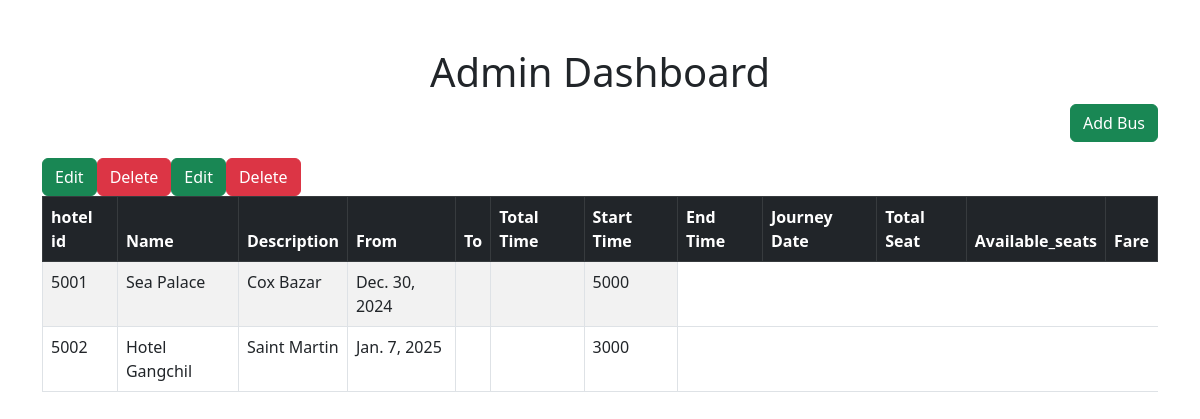
/adminn_hotel/, run on the app's committed database.
### myapp/models.py (models this page shows, shortened)
class Hotel(models.Model):
    hotel_id=models.CharField(max_length=10, primary_key=True)
    hotel_name=models.CharField(max_length=255)
    hotel_location=models.CharField(max_length=255)
    journey_date=models.DateField()
    total_rooms=models.IntegerField()
    available_rooms=models.IntegerField()
    price=models.IntegerField()

### myapp/views.py (the view)
# urls.py: path('adminn_hotel/', views.adminn_hotel, name='adminn_hotel'),
def adminn_hotel(request):
    hotels = Hotel.objects.all()
    return render(request, 'adminn_hotel.html', {'hotels': hotels})

### myapp/templates/adminn_hotel.html (shortened to what this page needs)
<!DOCTYPE html>
<html lang="en">
<head>
    <link href="https://cdn.jsdelivr.net/npm/bootstrap@5.3.0-alpha3/dist/css/bootstrap.min.css" rel="stylesheet">
</head>
<body>
    <div class="container mt-5">
        <h1 class="text-center">Admin Dashboard</h1>
        <div class="text-end mb-3">
            <a href="{% url 'ad_add_hotel' %}" class="btn btn-success">Add Bus</a>
        </div>
        <table class="table table-bordered table-striped">
            <thead class="table-dark">
                <tr>
                    <th> hotel id</th>
                    <th>Name</th>
                    <th>Description</th>
                    <th>From</th>
                    <th>To</th>
                    <th>Total Time</th>
                    <th>Start Time</th>
                    <th>End Time</th>
                    <th>Journey Date</th>
                    <th>Total Seat</th>
                    <th>Available_seats</th>
                    <th>Fare</th>
                </tr>
            </thead>
            <tbody>
                {% if hotels %}
                    {% for hotel in hotels %}
                        <tr>
                            <td> {{hotel.hotel_id}}</td>
                            <td>{{ hotel.hotel_name }}</td>
                            <td>{{ hotel.hotel_location }}</td>
                            <td>{{ hotel.journey_date }}</td>
                            <td>{{ hotel.p_total_rooms }}</td>
                            <td>{{ hotel.p_available_rooms }}</td>
                            <td>{{ hotel.price }}</td>
                            <a href="{% url 'ad_edit_hotel' hotel.hotel_id %}" class="btn btn-success">Edit</a>
                            <a href="{% url 'ad_delete_hotel' hotel.hotel_id %}" class="btn btn-danger">Delete</a>
                        </tr>
                    {% endfor %}
                {% else %}
                    <tr>
                        <td colspan="5" class="text-center">No hotels found.</td>
                    </tr>
                {% endif %}
            </tbody>
        </table>
    </div>
</body>
</html>

### data on the page
Hotel: hotel_id "5001", hotel_name "Sea Palace", hotel_location "Cox Bazar", journey_date "Dec. 30, 2024", price "5000"
Hotel: hotel_id "5002", hotel_name "Hotel Gangchil", hotel_location "Saint Martin", journey_date "Jan. 7, 2025", price "3000"
